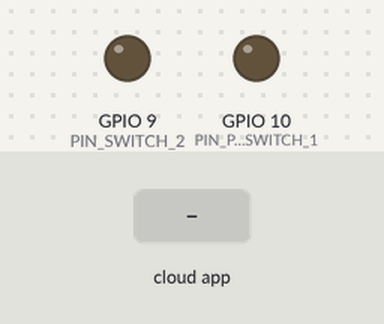
The sketch below on a simulated ESP32-S3. Parts: output pins drawn as LEDs (lit = HIGH). Inputs (shaded band) come from the test bench. The RemoteXY app is connected.

Above: at 1.2 s.
1.3 s: the phone or cloud app sets pushSwitch_1 to 1
At 1.7 s:
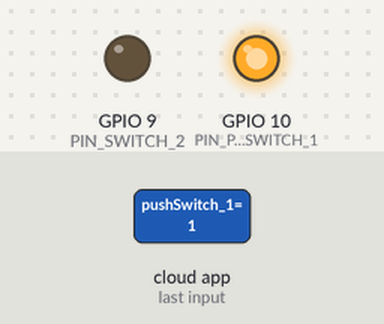
2.8 s: the phone or cloud app sets switch_2 to 1
At 4.0 s:
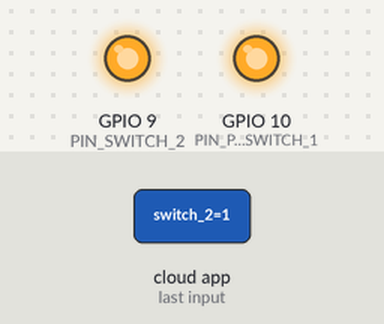
4.3 s: the phone or cloud app sets pushSwitch_1 to 0
At 5.3 s:
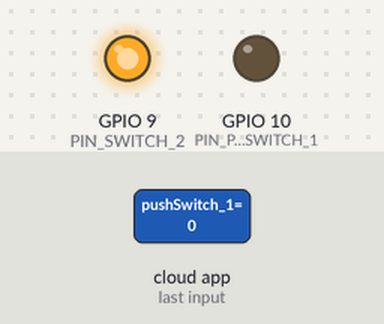
5.8 s: the phone or cloud app sets switch_2 to 0
At 6.4 s:
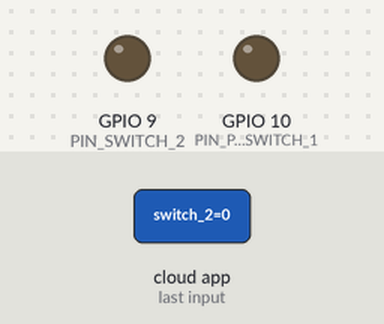
Timing chart, 0 to 8.3 s (numbered marks = the images above; inputs shaded):
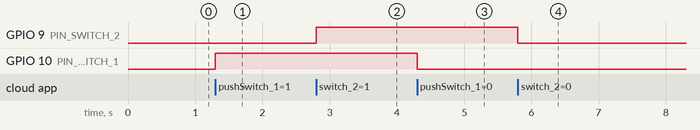

Measured:
- after the input at 1.3 s, GPIO 10 (PIN_PUSHSWITCH_1): LOW → HIGH at once
- after the input at 2.8 s, GPIO 9 (PIN_SWITCH_2): LOW → HIGH at once
- after the input at 4.3 s, GPIO 10 (PIN_PUSHSWITCH_1): HIGH → LOW at once
- after the input at 5.8 s, GPIO 9 (PIN_SWITCH_2): HIGH → LOW at once

The sketch:

Smartphone-Joystick.ino
```cpp
// (licence header left out)
//////////////////////////////////////////////
//        RemoteXY include library          //
//////////////////////////////////////////////

// RemoteXY select connection mode and include library
#define REMOTEXY_MODE__ESP32CORE_BLE
#include <BLEDevice.h>

#include <RemoteXY.h>

// RemoteXY connection settings
#define REMOTEXY_BLUETOOTH_NAME "ESP2022_joystick"
#define REMOTEXY_ACCESS_PASSWORD "esp2022"


// RemoteXY configurate
#pragma pack(push, 1)
uint8_t RemoteXY_CONF[] =   // 96 bytes
  { 255,5,0,11,0,89,0,16,29,1,2,1,3,71,29,11,2,26,31,31,
  83,101,110,115,111,114,0,80,104,111,110,101,0,67,4,3,62,55,5,2,
  26,11,5,32,4,4,55,55,2,26,31,10,48,38,74,19,19,4,36,8,
  32,71,79,32,0,24,83,84,79,80,0,2,1,3,89,29,7,2,26,31,
  31,77,111,116,46,79,78,0,77,111,116,46,79,70,70,0 };

// this structure defines all the variables and events of your control interface
struct {

    // input variables
  uint8_t switch_1; // =1 if switch ON and =0 if OFF
  int8_t joystick_1_x; // from -100 to 100
  int8_t joystick_1_y; // from -100 to 100
  uint8_t pushSwitch_1; // =1 if state is ON, else =0
  uint8_t switch_2; // =1 if switch ON and =0 if OFF

    // output variables
  char text_1[11];  // string UTF8 end zero

    // other variable
  uint8_t connect_flag;  // =1 if wire connected, else =0

} RemoteXY;
#pragma pack(pop)

/////////////////////////////////////////////
//           END RemoteXY include          //
/////////////////////////////////////////////

#define PIN_PUSHSWITCH_1 10
#define PIN_SWITCH_2 9


void setup()
{
  RemoteXY_Init ();

  pinMode (PIN_PUSHSWITCH_1, OUTPUT);
  pinMode (PIN_SWITCH_2, OUTPUT);

  // TODO you setup code

}

void loop()
{
  RemoteXY_Handler ();

  digitalWrite(PIN_PUSHSWITCH_1, (RemoteXY.pushSwitch_1==0)?LOW:HIGH);
  digitalWrite(PIN_SWITCH_2, (RemoteXY.switch_2==0)?LOW:HIGH);

  // TODO you loop code
  // use the RemoteXY structure for data transfer
  // do not call delay()


}
```
